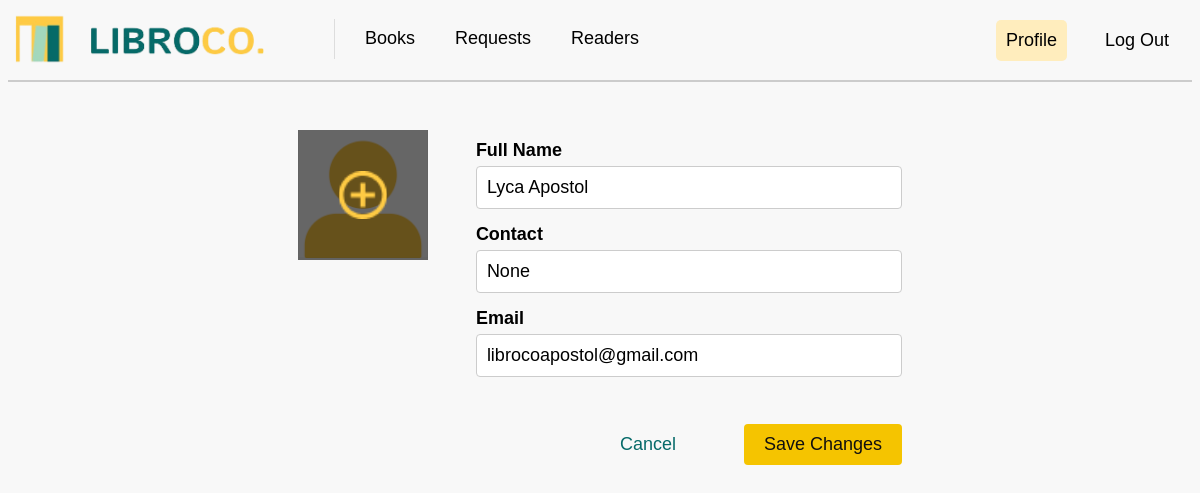
/edit_profile (signed in), run on an earlier commit of the app's database.
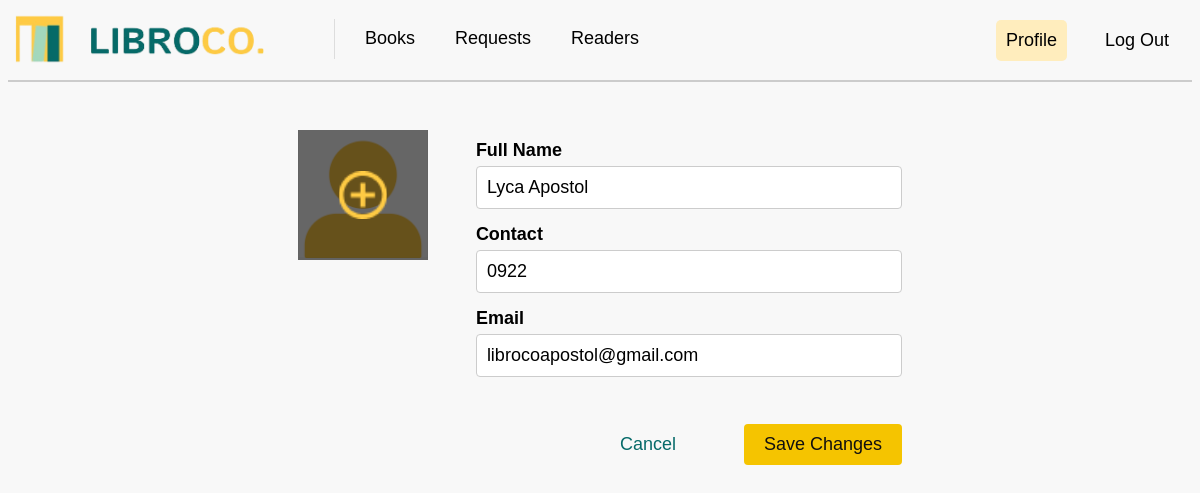
And on a later commit of the database.
### tables this page shows
CREATE TABLE "users" (
	"user_id"	INTEGER PRIMARY KEY AUTOINCREMENT,
	"user_name"	TEXT,
	"user_email"	TEXT,
	"user_password"	TEXT UNIQUE,
	"user_contact"	TEXT,
	"user_code"	TEXT
);

### app.py (the view, shortened to what this page needs)
@app.route("/edit_profile", methods=["GET", "POST"])
def edit_profile():
    if 'user_id' not in session:
        flash("Please log in first.")
        return redirect(url_for("login"))
    user_id = session['user_id']
    if user_id != 1:
        flash("You do not have permission to edit this profile.")
        return redirect(url_for("reader_profile"))
    uploadfolder = os.path.join('static', 'images')
    if not os.path.exists(uploadfolder):
        os.makedirs(uploadfolder)
    sql = """
        SELECT u.user_name, u.user_email, u.user_contact, p.user_image
        FROM users u
        LEFT JOIN profileimages p ON u.user_id = p.user_id
        WHERE u.user_id = ?
    """
    user_data = getprocess(sql, (user_id,))
    if user_data:
        user = user_data[0]
        user_data = {
            "full_name": user["user_name"],
            "email": user["user_email"],
            "contact": user["user_contact"],
            "user_image": user["user_image"] if user["user_image"] else 'static/images/default_profile.png'
        }
        return render_template("editprofile.html", user=user_data)
    else:
        flash("Error loading profile.")
        return redirect(url_for("profile"))

### app.py (called while the page is built)
@app.before_request
def before_request():
    print("Session data:", session)

### dbhelper.py (called while the page is built)
def getprocess(sql: str, params: tuple = ()) -> list:
    try:
        db = connect(database, timeout=30, check_same_thread=False)  # Adding timeout and thread safety
        db.row_factory = Row  # Ensure that rows are returned as dictionaries
        cursor = db.cursor()
        cursor.execute(sql, params)
        data = cursor.fetchall()  # Fetch the data
        return data
    except Error as e:
        print(f"SQLite error: {e}")
        return []
    finally:
        db.close()  # Ensure the connection is closed

### templates/editprofile.html (shortened to what this page needs)
<!DOCTYPE html>
<html lang="en">
<head>
    <link rel="stylesheet" type="text/css" href="{{ url_for('static', filename='css/mainstyle.css') }}">
    <link rel="stylesheet" type="text/css" href="{{ url_for('static', filename='css/editprofilestyles.css') }}">
</head>
<body>
    <nav>
        <a class="navbar-brand" href="{{ url_for('books') }}"><img class="logo" src="{{ url_for('static', filename='images/logo.png') }}" width="250" height="50" /></a>
        <div class="navbar-links">
            <a href="{{ url_for('books') }}"> Books </a>
            <a href="{{ url_for('requests') }}"> Requests </a>
            <a href="{{ url_for('readers') }}"> Readers </a>
        </div>
        <div class="navbar-right">
            <a href="{{ url_for('profile') }}" class="active"> Profile </a>
            <a href="{{ url_for('logout') }}"> Log Out </a>
        </div>
    </nav>
    <div class="divider"></div>
    <div class="profile_editcontainer">
        <div class="profile_image">
            <label for="user_image">
                <div class="overlay_wrapper">
                    <div class="image_overlay">
                        <img src="{{ url_for('static', filename='images/upload_photo.png') }}" class="upload">
                    </div>
                </div>
            </label>
        </div>
        <form class="profile_form" method="POST" action="{{ url_for('edit_profile') }}">
            <label for="full_name">Full Name</label>
            <input type="text" id="full_name" name="full_name" value="{{ user['full_name'] }}">
            <label for="contact">Contact</label>
            <input type="text" id="contact" name="contact" value="{{ user['contact'] }}">
            <label for="email">Email</label>
            <input type="email" id="email" name="email" value="{{ user['email'] }}">
            <div class="button_group">
                <a href="{{ url_for('profile') }}">
                    <button type="button" class="cancel_button">Cancel</button>
                </a>
                <button type="submit" class="save_button">Save Changes</button>
            </div>
        </form>
    </div>
</body>
</html>

What changed in the data, as far as the page shows it:
changed users "Lyca Apostol": contact (not shown) → "0922"
Also different on the page:
form field contact: "None" → (not shown)
